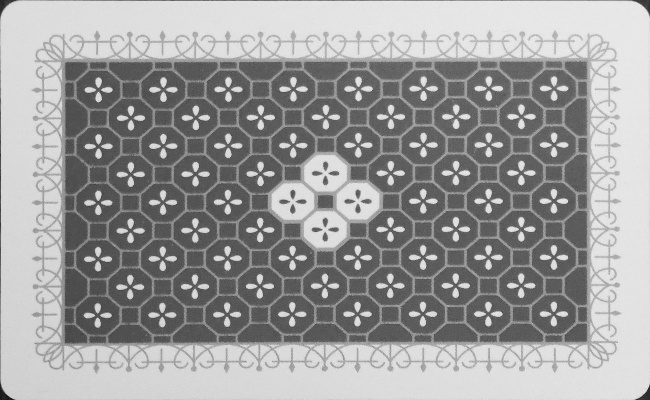
#> input picture dataset_generator/src/card_templates/back.jpg, 650 x 400 px; its folder holds 4 pictures in this run
$ jupyter execute --allow-errors dataset_generator.ipynb   (shell and % lines are left out)
#> lines starting #> are read from the running program, lines starting #| are printed output that depends on the picture
[cell 1]
import numpy as np
import glob
import os
import cv2
import matplotlib.pyplot as plt
import math
from random import *

[cell 2]
image_data_path = "./card_templates/"
_image_files = os.listdir(image_data_path)
image_file_names = list(map(lambda image_file_name : image_data_path + image_file_name , _image_files))
print(image_file_names)

image_files = []

for n in image_file_names:
        image_files.append(cv2.imread( n,1))

#> (the rest of this cell did not finish here and is left out)

[cell 3]
# Generates 512*512 data with answers
from random import *
def generate_dateset(image_files):

    def set_cards_to_canvas(num_cards = 1):
        pass

    class delta_list:
        def __init__(self, delta_range = 50):
#> called with delta_range = 50
            self.left_top = [randint(-delta_range,delta_range),randint(-delta_range,delta_range)]
#> self.left_top = [-1, 47]
            self.right_top = [randint(-delta_range,delta_range),randint(-delta_range,delta_range)]
            self.right_bottom = [randint(-delta_range,delta_range),randint(-delta_range,delta_range)]
            self.right_bottom = [randint(-delta_range,delta_range),randint(-delta_range,delta_range)]


    delta = delta_list()

    generated_image_and_ans = [3]
    return generated_image_and_ans

[cell 4]
test = generate_dateset(image_files)

[cell 5]
class DataGenerator():
    def __init__(self, batch_size, image_size, image_list, image_classid_list, max_num = 1):
        self.batch_size = batch_size
        self.image_size = image_size

        self.image_list = image_list
        self.image_classid_list = image_classid_list

        self.max_num = max_num

    def generate_image(self):
        idx = randint(0, len(self.image_list))

        src_image = image_files[idx]

        class_id = idx

        # decide center
        bx = np.random.random()
        by = np.random.random()

        center = [(int) (bx*self.image_size[0]),(int) (by*self.image_size[1])]

        # decide scale
        scale = 0.4
        bw = src_image.shape[1]*scale/self.image_size[0]
        bh = src_image.shape[0]*scale/self.image_size[1]

        resized_image = cv2.resize(src_image, ((int)(scale * src_image.shape[1]),(int)(scale * src_image.shape[0])))

        canvas = np.zeros((self.image_size[0], self.image_size[1]), dtype = np.uint8)

        T = np.array([[1.0, 0.0, 1.0*(int)(bx*canvas.shape[0]) - resized_image.shape[1]/2],
                                [0.0, 1.0, 1.0*(int)(by*canvas.shape[1]) - resized_image.shape[0]/2],
                                [0.0, 0.0, 1.0]])
        canvas = cv2.warpPerspective(resized_image, T, (canvas.shape[0],canvas.shape[1]))

        print(canvas.shape)

        plt.imshow(canvas)
        plt.show()

        return canvas, class_id, bx, by, bw, bh

    def generate(self):
        while True:
            X = np.zeros((self.batch_size, 1, self.image_size, self.image_size))
            Y =  np.zeros((self.batch_size, 5))
            for i in range(self.batch_size):
                img, cls, bx, by, bw, bh = self.generate_image()
                X[i] = img
                Y[i] = np.c_(cls, bx, by, bw, bh)  # np.r_かも
            yield X, Y

    def generate_test(self):
            X = np.zeros((self.batch_size, self.image_size[0], self.image_size[1], 3))
            Y = np.zeros((self.batch_size, 5))
            for i in range(self.batch_size):
                img, cls, bx, by, bw, bh = self.generate_image()
                X[i] = img
                Y[i] = np.r_[cls, bx, by, bw, bh]
                print("X=", X[i])
                print("X=", Y[i])
#> this loop made 1 pass
#> pass 1, in generate_image, `resized_image = cv2.resize(src_image, ((int)(scale * src_image.shape[1..`:
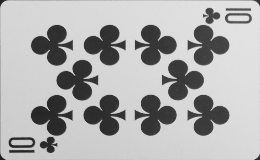
#> resized_image: shape (160, 260, 3); min 29, max 229, mean 174.2
#> pass 1, in generate_image, `canvas = cv2.warpPerspective(resized_image, T, (canvas.shape[0],canvas..`:
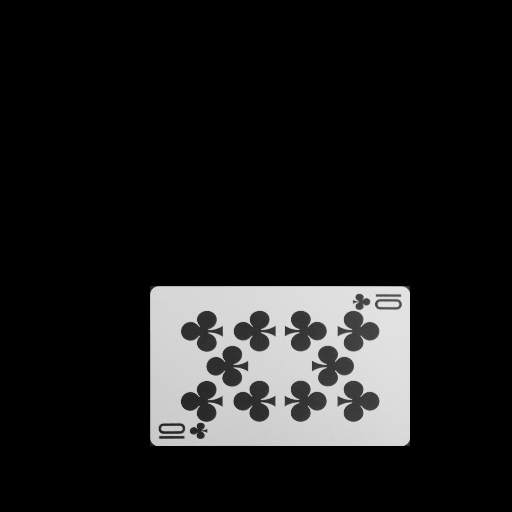
#> canvas: shape (512, 512, 3); min 0, max 229, mean 27.6

            return True;
